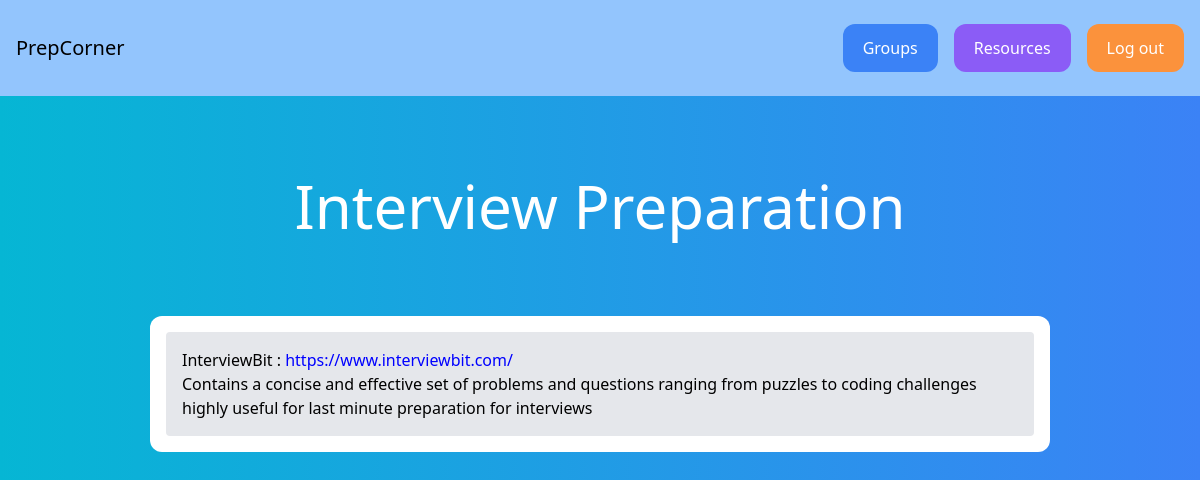
The page /resources/ipres/ (signed in) on the database its author committed.
### resources/models.py (models this page shows)
class Resources(models.Model):
    name = models.CharField(max_length=255)
    slug = models.SlugField(unique=True)

class Resource(models.Model):
    topic = models.ForeignKey(Resources, related_name='content', on_delete=models.CASCADE)
    name = models.CharField(max_length=500)
    link = models.URLField(max_length=1000,null=True,blank=True)
    content = models.TextField()

### resources/views.py (the view)
# urls.py: path('<slug:slug>/', views.topic, name='topic'),
@login_required
def topic(request, slug):
    topic = Resources.objects.get(slug=slug)
    content = Resource.objects.filter(topic=topic)
    return render(request, 'resources/topic.html', {'topic': topic, 'contents': content})

### resources/templates/resources/topic.html (shortened to what this page needs)
{% extends 'core/base.html' %}
{% block content %}
<div class="p-10 lg:p-20 text-center">
    <h1 class="text-3xl lg:text-6xl text-white">{{ topic.name }}</h1>
</div>
<div class="lg:w-3/4 mx-4 lg:mx-auto p-4 bg-white rounded-xl">
    <div class="contents space-y-3" id="contents">
        {% for c in contents %}
        <div class="p-4 bg-gray-200 rounded xl">
            <p>{{c.name}} : <a href={{c.link}} target="_blank" style="color: blue;">{{ c.link }}</a></p>
            <p>{{ c.content }}</p>
        </div>
        {% endfor %}
    </div>
</div>
{% endblock %}

### rows shown on the page
Resources: name "Interview Preparation"
Resource: name "InterviewBit", link "https://www.interviewbit.com/", content "Contains a concise and effective set of problems and questions ranging from puzzles to coding challenges highly useful for last minute preparation for interviews"
